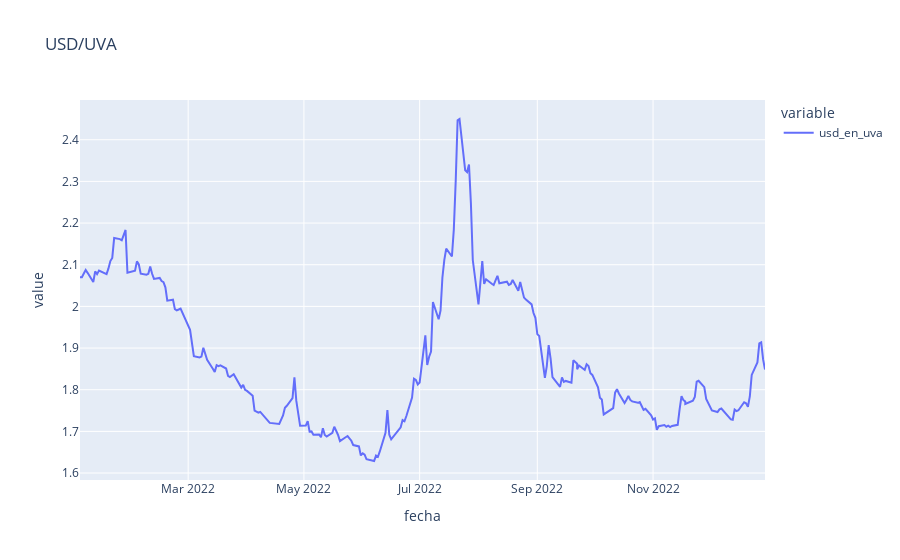

The code cell stored with this chart in its notebook:
### Code cell
fig = px.line(uva_usd_df, x="fecha", y=["usd_en_uva"], title='USD/UVA')
fig.show()

### Figure 1 — Plotly figure (JSON) as saved in the notebook; plotly's stock layout.template omitted (floating-point values rounded to 4 significant figures; data arrays with more than 128 entries replaced by an {"elided": "..."} marker saying what was removed)
{"data": [{"hovertemplate": "variable=usd_en_uva<br>fecha=%{x}<br>value=%{y}<extra></extra>", "legendgroup": "usd_en_uva", "line": {"color": "#636efa", "dash": "solid"}, "marker": {"symbol": "circle"}, "mode": "lines", "name": "usd_en_uva", "orientation": "v", "showlegend": true, "x": {"elided": "251 str values"}, "xaxis": "x", "y": {"elided": "251 float values"}, "yaxis": "y", "type": "scatter"}], "layout": {"xaxis": {"anchor": "y", "domain": [0, 1], "title": {"text": "fecha"}}, "yaxis": {"anchor": "x", "domain": [0, 1], "title": {"text": "value"}}, "legend": {"title": {"text": "variable"}, "tracegroupgap": 0}, "title": {"text": "USD/UVA"}}}
